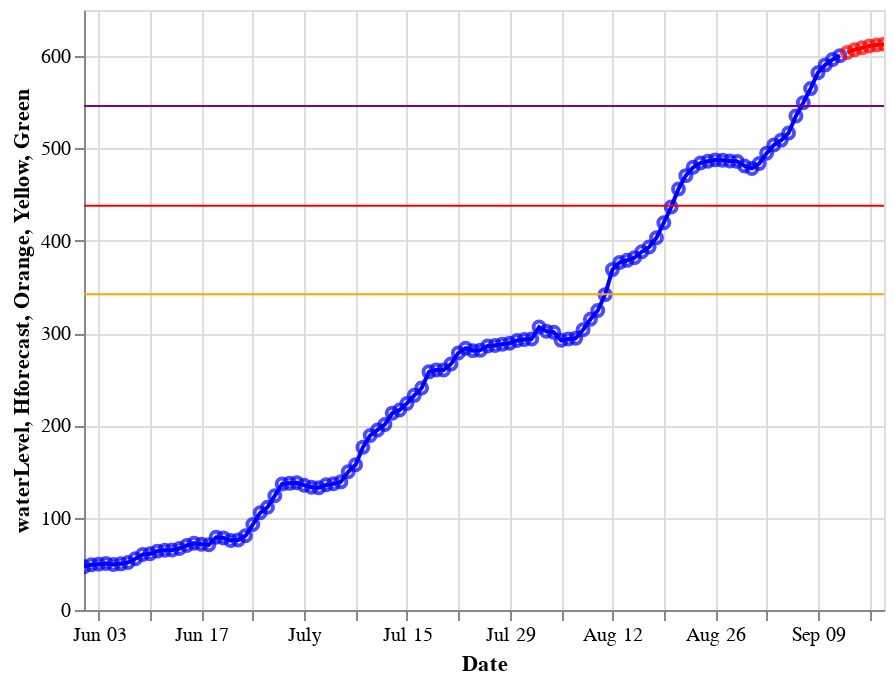

This figure's notebook cell:
### Code cell
line_his = alt.Chart(df_Q_h).mark_line(color='blue').encode(
    x='Date:T',
    y='waterLevel'
)

point_his = alt.Chart(df_Q_h).mark_point(color='blue').encode(
    x='Date:T',
    y='waterLevel',
    tooltip=['waterLevel']
)

line_fc = alt.Chart(df_Q_h).mark_line(color='red').encode(
    x='Date:T',
    y='Hforecast'
)

point_fc = alt.Chart(df_Q_h).mark_point(color='red').encode(
    x='Date:T',
    y='Hforecast',
    tooltip=['Hforecast']
).interactive(bind_y=False)

rule_red = alt.Chart(df_wl).mark_rule(color='purple').encode(
    y='Orange:Q'
)

rule_orange = alt.Chart(df_wl).mark_rule(color='red').encode(
    y='Yellow:Q'
)

rule_yellow = alt.Chart(df_wl).mark_rule(color='orange').encode(
    y='Green:Q'
)

# rule_green = alt.Chart(df_wl).mark_rule(color='green').encode(
#     y='Green:Q'
# )

line_his+line_fc+point_his+point_fc+rule_red+rule_orange+rule_yellow#+rule_green

### Figure 1 — Vega-Lite specification as saved in the notebook (floating-point values rounded to 4 significant figures)
{"$schema": "https://vega.github.io/schema/vega-lite/v2.6.0.json", "config": {"view": {"height": 300, "width": 400}}, "datasets": {"data-9e13f5183989c23001d09cd55e85ebea": [{"Green": 342, "Grey": null, "Orange": 546, "Red": 650, "Station": 1271500142, "Yellow": 438}], "data-db05146941a523110c3c3913e3663aa1": [{"Date": "2018-06-01T00:00:00", "Ein": 3.5, "Green": 342, "Hforecast": null, "His10": 141, "His90": 286, "HisMean": 212, "Orange": 546, "Pin": 5.99, "Qforecast": null, "Qref": 130.5, "Qsim": 36.99, "Red": 650, "Yellow": 438, "date": "2018-06-01", "waterLevel": 46.94}, {"Date": "2018-06-02T00:00:00", "Ein": 3.95, "Green": 342, "Hforecast": null, "His10": 148, "His90": 295, "HisMean": 218, "Orange": 546, "Pin": 2.42, "Qforecast": null, "Qref": 135.9, "Qsim": 36.33, "Red": 650, "Yellow": 438, "date": "2018-06-02", "waterLevel": 49.12}, {"Date": "2018-06-03T00:00:00", "Ein": 3.8, "Green": 342, "Hforecast": null, "His10": 145, "His90": 323, "HisMean": 228, "Orange": 546, "Pin": 3.45, "Qforecast": null, "Qref": 137.2, "Qsim": 35.67, "Red": 650, "Yellow": 438, "date": "2018-06-03", "waterLevel": 49.69}, {"Date": "2018-06-04T00:00:00", "Ein": 3.27, "Green": 342, "Hforecast": null, "His10": 138, "His90": 316, "HisMean": 236, "Orange": 546, "Pin": 8.04, "Qforecast": null, "Qref": 138.7, "Qsim": 35.01, "Red": 650, "Yellow": 438, "date": "2018-06-04", "waterLevel": 50.28}, {"Date": "2018-06-05T00:00:00", "Ein": 2.74, "Green": 342, "Hforecast": null, "His10": 148, "His90": 314, "HisMean": 239, "Orange": 546, "Pin": 8.26, "Qforecast": null, "Qref": 136.5, "Qsim": 34.35, "Red": 650, "Yellow": 438, "date": "2018-06-05", "waterLevel": 49.36}, {"Date": "2018-06-06T00:00:00", "Ein": 2.94, "Green": 342, "Hforecast": null, "His10": 148, "His90": 338, "HisMean": 242, "Orange": 546, "Pin": 5.02, "Qforecast": null, "Qref": 138.0, "Qsim": 33.7, "Red": 650, "Yellow": 438, "date": "2018-06-06", "waterLevel": 50.01}, {"Date": "2018-06-07T00:00:00", "Ein": 3.43, "Green": 342, "Hforecast": null, "His10": 149, "His90": 331, "HisMean": 244, "Orange": 546, "Pin": 3.93, "Qforecast": null, "Qref": 141.9, "Qsim": 33.07, "Red": 650, "Yellow": 438, "date": "2018-06-07", "waterLevel": 51.55}, {"Date": "2018-06-08T00:00:00", "Ein": 3.4, "Green": 342, "Hforecast": null, "His10": 157, "His90": 322, "HisMean": 246, "Orange": 546, "Pin": 5.48, "Qforecast": null, "Qref": 152.5, "Qsim": 32.45, "Red": 650, "Yellow": 438, "date": "2018-06-08", "waterLevel": 55.59}, {"Date": "2018-06-09T00:00:00", "Ein": 3.78, "Green": 342, "Hforecast": null, "His10": 153, "His90": 370, "HisMean": 250, "Orange": 546, "Pin": 4.76, "Qforecast": null, "Qref": 164.7, "Qsim": 31.84, "Red": 650, "Yellow": 438, "date": "2018-06-09", "waterLevel": 60.12}, {"Date": "2018-06-10T00:00:00", "Ein": 3.93, "Green": 342, "Hforecast": null, "His10": 143, "His90": 383, "HisMean": 256, "Orange": 546, "Pin": 10.7, "Qforecast": null, "Qref": 166.8, "Qsim": 31.26, "Red": 650, "Yellow": 438, "date": "2018-06-10", "waterLevel": 60.85}, {"Date": "2018-06-11T00:00:00", "Ein": 3.63, "Green": 342, "Hforecast": null, "His10": 134, "His90": 395, "HisMean": 261, "Orange": 546, "Pin": 0, "Qforecast": null, "Qref": 175.2, "Qsim": 30.7, "Red": 650, "Yellow": 438, "date": "2018-06-11", "waterLevel": 63.8}, {"Date": "2018-06-12T00:00:00", "Ein": 4.24, "Green": 342, "Hforecast": null, "His10": 133, "His90": 391, "HisMean": 268, "Orange": 546, "Pin": 1.14, "Qforecast": null, "Qref": 178.0, "Qsim": 30.2, "Red": 650, "Yellow": 438, "date": "2018-06-12", "waterLevel": 64.76}, {"Date": "2018-06-13T00:00:00", "Ein": 2.43, "Green": 342, "Hforecast": null, "His10": 135, "His90": 395, "HisMean": 272, "Orange": 546, "Pin": 3.01, "Qforecast": null, "Qref": 179.0, "Qsim": 29.8, "Red": 650, "Yellow": 438, "date": "2018-06-13", "waterLevel": 65.11}, {"Date": "2018-06-14T00:00:00", "Ein": 2.69, "Green": 342, "Hforecast": null, "His10": 160, "His90": 405, "HisMean": 281, "Orange": 546, "Pin": 6.34, "Qforecast": null, "Qref": 183.3, "Qsim": 29.58, "Red": 650, "Yellow": 438, "date": "2018-06-14", "waterLevel": 66.59}, {"Date": "2018-06-15T00:00:00", "Ein": 3.25, "Green": 342, "Hforecast": null, "His10": 159, "His90": 421, "HisMean": 278, "Orange": 546, "Pin": 5.36, "Qforecast": null, "Qref": 193.4, "Qsim": 29.53, "Red": 650, "Yellow": 438, "date": "2018-06-15", "waterLevel": 69.92}, {"Date": "2018-06-16T00:00:00", "Ein": 4.11, "Green": 342, "Hforecast": null, "His10": 123, "His90": 452, "HisMean": 276, "Orange": 546, "Pin": 1.68, "Qforecast": null, "Qref": 200.5, "Qsim": 29.64, "Red": 650, "Yellow": 438, "date": "2018-06-16", "waterLevel": 72.24}, {"Date": "2018-06-17T00:00:00", "Ein": 2.77, "Green": 342, "Hforecast": null, "His10": 140, "His90": 448, "HisMean": 281, "Orange": 546, "Pin": 7.69, "Qforecast": null, "Qref": 197.3, "Qsim": 29.85, "Red": 650, "Yellow": 438, "date": "2018-06-17", "waterLevel": 71.21}, {"Date": "2018-06-18T00:00:00", "Ein": 4.1, "Green": 342, "Hforecast": null, "His10": 119, "His90": 430, "HisMean": 286, "Orange": 546, "Pin": 1.54, "Qforecast": null, "Qref": 195.5, "Qsim": 30.17, "Red": 650, "Yellow": 438, "date": "2018-06-18", "waterLevel": 70.61}, {"Date": "2018-06-19T00:00:00", "Ein": 3.31, "Green": 342, "Hforecast": null, "His10": 126, "His90": 452, "HisMean": 296, "Orange": 546, "Pin": 3.72, "Qforecast": null, "Qref": 221.4, "Qsim": 30.6, "Red": 650, "Yellow": 438, "date": "2018-06-19", "waterLevel": 78.72}, {"Date": "2018-06-20T00:00:00", "Ein": 4.55, "Green": 342, "Hforecast": null, "His10": 144, "His90": 476, "HisMean": 306, "Orange": 546, "Pin": 0.04, "Qforecast": null, "Qref": 219.4, "Qsim": 31.1, "Red": 650, "Yellow": 438, "date": "2018-06-20", "waterLevel": 78.12}, {"Date": "2018-06-21T00:00:00", "Ein": 3.01, "Green": 342, "Hforecast": null, "His10": 169, "His90": 476, "HisMean": 323, "Orange": 546, "Pin": 0.16, "Qforecast": null, "Qref": 210.0, "Qsim": 31.76, "Red": 650, "Yellow": 438, "date": "2018-06-21", "waterLevel": 75.25}, {"Date": "2018-06-22T00:00:00", "Ein": 1.57, "Green": 342, "Hforecast": null, "His10": 173, "His90": 494, "HisMean": 327, "Orange": 546, "Pin": 11.72, "Qforecast": null, "Qref": 212.0, "Qsim": 32.99, "Red": 650, "Yellow": 438, "date": "2018-06-22", "waterLevel": 75.88}, {"Date": "2018-06-23T00:00:00", "Ein": 3.94, "Green": 342, "Hforecast": null, "His10": 178, "His90": 504, "HisMean": 331, "Orange": 546, "Pin": 0.17, "Qforecast": null, "Qref": 226.8, "Qsim": 35.35, "Red": 650, "Yellow": 438, "date": "2018-06-23", "waterLevel": 80.38}, {"Date": "2018-06-24T00:00:00", "Ein": 1.06, "Green": 342, "Hforecast": null, "His10": 189, "His90": 540, "HisMean": 334, "Orange": 546, "Pin": 11.84, "Qforecast": null, "Qref": 269.9, "Qsim": 39.08, "Red": 650, "Yellow": 438, "date": "2018-06-24", "waterLevel": 92.54}, {"Date": "2018-06-25T00:00:00", "Ein": 2.84, "Green": 342, "Hforecast": null, "His10": 157, "His90": 546, "HisMean": 331, "Orange": 546, "Pin": 4.82, "Qforecast": null, "Qref": 319.0, "Qsim": 43.51, "Red": 650, "Yellow": 438, "date": "2018-06-25", "waterLevel": 105.3}, {"Date": "2018-06-26T00:00:00", "Ein": 3.8, "Green": 342, "Hforecast": null, "His10": 151, "His90": 554, "HisMean": 346, "Orange": 546, "Pin": 2.47, "Qforecast": null, "Qref": 343.6, "Qsim": 47.54, "Red": 650, "Yellow": 438, "date": "2018-06-26", "waterLevel": 111.2}, {"Date": "2018-06-27T00:00:00", "Ein": 1.69, "Green": 342, "Hforecast": null, "His10": 172, "His90": 565, "HisMean": 356, "Orange": 546, "Pin": 14.37, "Qforecast": null, "Qref": 399.1, "Qsim": 50.53, "Red": 650, "Yellow": 438, "date": "2018-06-27", "waterLevel": 123.8}, {"Date": "2018-06-28T00:00:00", "Ein": 3.5, "Green": 342, "Hforecast": null, "His10": 195, "His90": 581, "HisMean": 366, "Orange": 546, "Pin": 0.92, "Qforecast": null, "Qref": 460.4, "Qsim": 52.66, "Red": 650, "Yellow": 438, "date": "2018-06-28", "waterLevel": 136.5}, {"Date": "2018-06-29T00:00:00", "Ein": 3.53, "Green": 342, "Hforecast": null, "His10": 187, "His90": 595, "HisMean": 377, "Orange": 546, "Pin": 7.26, "Qforecast": null, "Qref": 463.7, "Qsim": 55.05, "Red": 650, "Yellow": 438, "date": "2018-06-29", "waterLevel": 137.2}, {"Date": "2018-06-30T00:00:00", "Ein": 3.27, "Green": 342, "Hforecast": null, "His10": 213, "His90": 646, "HisMean": 389, "Orange": 546, "Pin": 6.13, "Qforecast": null, "Qref": 467.1, "Qsim": 59.53, "Red": 650, "Yellow": 438, "date": "2018-06-30", "waterLevel": 137.9}, {"Date": "2018-07-01T00:00:00", "Ein": 2.56, "Green": 342, "Hforecast": null, "His10": 231, "His90": 687, "HisMean": 406, "Orange": 546, "Pin": 10.41, "Qforecast": null, "Qref": 453.6, "Qsim": 67.62, "Red": 650, "Yellow": 438, "date": "2018-07-01", "waterLevel": 135.2}, {"Date": "2018-07-02T00:00:00", "Ein": 3.99, "Green": 342, "Hforecast": null, "His10": 254, "His90": 722, "HisMean": 427, "Orange": 546, "Pin": 6.8, "Qforecast": null, "Qref": 442.0, "Qsim": 79.38, "Red": 650, "Yellow": 438, "date": "2018-07-02", "waterLevel": 132.9}, {"Date": "2018-07-03T00:00:00", "Ein": 2.78, "Green": 342, "Hforecast": null, "His10": 258, "His90": 723, "HisMean": 448, "Orange": 546, "Pin": 7.3, "Qforecast": null, "Qref": 440.0, "Qsim": 96.11, "Red": 650, "Yellow": 438, "date": "2018-07-03", "waterLevel": 132.5}, {"Date": "2018-07-04T00:00:00", "Ein": 2.94, "Green": 342, "Hforecast": null, "His10": 257, "His90": 777, "HisMean": 461, "Orange": 546, "Pin": 8.78, "Qforecast": null, "Qref": 455.6, "Qsim": 124.9, "Red": 650, "Yellow": 438, "date": "2018-07-04", "waterLevel": 135.6}, {"Date": "2018-07-05T00:00:00", "Ein": 3.9, "Green": 342, "Hforecast": null, "His10": 260, "His90": 790, "HisMean": 472, "Orange": 546, "Pin": 4.58, "Qforecast": null, "Qref": 461.6, "Qsim": 174.7, "Red": 650, "Yellow": 438, "date": "2018-07-05", "waterLevel": 136.8}, {"Date": "2018-07-06T00:00:00", "Ein": 1.78, "Green": 342, "Hforecast": null, "His10": 242, "His90": 798, "HisMean": 485, "Orange": 546, "Pin": 18.42, "Qforecast": null, "Qref": 472.0, "Qsim": 243.0, "Red": 650, "Yellow": 438, "date": "2018-07-06", "waterLevel": 138.8}, {"Date": "2018-07-07T00:00:00", "Ein": 3.24, "Green": 342, "Hforecast": null, "His10": 239, "His90": 827, "HisMean": 508, "Orange": 546, "Pin": 4.48, "Qforecast": null, "Qref": 529.7, "Qsim": 329.1, "Red": 650, "Yellow": 438, "date": "2018-07-07", "waterLevel": 149.7}, {"Date": "2018-07-08T00:00:00", "Ein": 4.07, "Green": 342, "Hforecast": null, "His10": 242, "His90": 837, "HisMean": 532, "Orange": 546, "Pin": 1.49, "Qforecast": null, "Qref": 571.5, "Qsim": 435.8, "Red": 650, "Yellow": 438, "date": "2018-07-08", "waterLevel": 157.3}, {"Date": "2018-07-09T00:00:00", "Ein": 2.67, "Green": 342, "Hforecast": null, "His10": 253, "His90": 914, "HisMean": 548, "Orange": 546, "Pin": 6.06, "Qforecast": null, "Qref": 683.3, "Qsim": 563.4, "Red": 650, "Yellow": 438, "date": "2018-07-09", "waterLevel": 176.2}, {"Date": "2018-07-10T00:00:00", "Ein": 0, "Green": 342, "Hforecast": null, "His10": 270, "His90": 936, "HisMean": 569, "Orange": 546, "Pin": 6.02, "Qforecast": null, "Qref": 764.1, "Qsim": 713.5, "Red": 650, "Yellow": 438, "date": "2018-07-10", "waterLevel": 189.1}, {"Date": "2018-07-11T00:00:00", "Ein": 4.06, "Green": 342, "Hforecast": null, "His10": 277, "His90": 943, "HisMean": 591, "Orange": 546, "Pin": 8.63, "Qforecast": null, "Qref": 802.9, "Qsim": 870.4, "Red": 650, "Yellow": 438, "date": "2018-07-11", "waterLevel": 195.0}, {"Date": "2018-07-12T00:00:00", "Ein": 4.25, "Green": 342, "Hforecast": null, "His10": 277, "His90": 936, "HisMean": 608, "Orange": 546, "Pin": 10.94, "Qforecast": null, "Qref": 843.2, "Qsim": 1020.0, "Red": 650, "Yellow": 438, "date": "2018-07-12", "waterLevel": 201}, {"Date": "2018-07-13T00:00:00", "Ein": 3.44, "Green": 342, "Hforecast": null, "His10": 284, "His90": 951, "HisMean": 625, "Orange": 546, "Pin": 8.17, "Qforecast": null, "Qref": 928.4, "Qsim": 1147, "Red": 650, "Yellow": 438, "date": "2018-07-13", "waterLevel": 213.2}, {"Date": "2018-07-14T00:00:00", "Ein": 4.3, "Green": 342, "Hforecast": null, "His10": 320, "His90": 989, "HisMean": 645, "Orange": 546, "Pin": 0.95, "Qforecast": null, "Qref": 951.7, "Qsim": 1227.0, "Red": 650, "Yellow": 438, "date": "2018-07-14", "waterLevel": 216.6}, {"Date": "2018-07-15T00:00:00", "Ein": 3.3, "Green": 342, "Hforecast": null, "His10": 328, "His90": 1104, "HisMean": 660, "Orange": 546, "Pin": 3.52, "Qforecast": null, "Qref": 1004.0, "Qsim": 1273.0, "Red": 650, "Yellow": 438, "date": "2018-07-15", "waterLevel": 223.8}, {"Date": "2018-07-16T00:00:00", "Ein": 4.02, "Green": 342, "Hforecast": null, "His10": 309, "His90": 1121, "HisMean": 676, "Orange": 546, "Pin": 2.74, "Qforecast": null, "Qref": 1070.0, "Qsim": 1309.0, "Red": 650, "Yellow": 438, "date": "2018-07-16", "waterLevel": 232.5}, {"Date": "2018-07-17T00:00:00", "Ein": 3.08, "Green": 342, "Hforecast": null, "His10": 349, "His90": 1117, "HisMean": 706, "Orange": 546, "Pin": 16.18, "Qforecast": null, "Qref": 1129.0, "Qsim": 1357.0, "Red": 650, "Yellow": 438, "date": "2018-07-17", "waterLevel": 240.4}, {"Date": "2018-07-18T00:00:00", "Ein": 2.55, "Green": 342, "Hforecast": null, "His10": 407, "His90": 1081, "HisMean": 727, "Orange": 546, "Pin": 11.31, "Qforecast": null, "Qref": 1269.0, "Qsim": 1436.0, "Red": 650, "Yellow": 438, "date": "2018-07-18", "waterLevel": 258}, {"Date": "2018-07-19T00:00:00", "Ein": 3.25, "Green": 342, "Hforecast": null, "His10": 426, "His90": 1097, "HisMean": 739, "Orange": 546, "Pin": 2.81, "Qforecast": null, "Qref": 1285.0, "Qsim": 1533.0, "Red": 650, "Yellow": 438, "date": "2018-07-19", "waterLevel": 260}, {"Date": "2018-07-20T00:00:00", "Ein": 3.43, "Green": 342, "Hforecast": null, "His10": 412, "His90": 1107, "HisMean": 746, "Orange": 546, "Pin": 9.19, "Qforecast": null, "Qref": 1285.0, "Qsim": 1607.0, "Red": 650, "Yellow": 438, "date": "2018-07-20", "waterLevel": 260}, {"Date": "2018-07-21T00:00:00", "Ein": 2.98, "Green": 342, "Hforecast": null, "His10": 443, "His90": 1150, "HisMean": 766, "Orange": 546, "Pin": 11.05, "Qforecast": null, "Qref": 1340.0, "Qsim": 1644.0, "Red": 650, "Yellow": 438, "date": "2018-07-21", "waterLevel": 266.5}, {"Date": "2018-07-22T00:00:00", "Ein": 2.96, "Green": 342, "Hforecast": null, "His10": 464, "His90": 1173, "HisMean": 786, "Orange": 546, "Pin": 8.68, "Qforecast": null, "Qref": 1442.0, "Qsim": 1661.0, "Red": 650, "Yellow": 438, "date": "2018-07-22", "waterLevel": 278.5}, {"Date": "2018-07-23T00:00:00", "Ein": 4.11, "Green": 342, "Hforecast": null, "His10": 466, "His90": 1210, "HisMean": 814, "Orange": 546, "Pin": 2.16, "Qforecast": null, "Qref": 1486.0, "Qsim": 1681.0, "Red": 650, "Yellow": 438, "date": "2018-07-23", "waterLevel": 283.5}, {"Date": "2018-07-24T00:00:00", "Ein": 3.94, "Green": 342, "Hforecast": null, "His10": 470, "His90": 1229, "HisMean": 845, "Orange": 546, "Pin": 2.34, "Qforecast": null, "Qref": 1464.0, "Qsim": 1722.0, "Red": 650, "Yellow": 438, "date": "2018-07-24", "waterLevel": 281}, {"Date": "2018-07-25T00:00:00", "Ein": 1.58, "Green": 342, "Hforecast": null, "His10": 461, "His90": 1261, "HisMean": 873, "Orange": 546, "Pin": 15.98, "Qforecast": null, "Qref": 1468.0, "Qsim": 1790.0, "Red": 650, "Yellow": 438, "date": "2018-07-25", "waterLevel": 281.5}, {"Date": "2018-07-26T00:00:00", "Ein": 3.28, "Green": 342, "Hforecast": null, "His10": 523, "His90": 1299, "HisMean": 895, "Orange": 546, "Pin": 3.17, "Qforecast": null, "Qref": 1508.0, "Qsim": 1885.0, "Red": 650, "Yellow": 438, "date": "2018-07-26", "waterLevel": 286}, {"Date": "2018-07-27T00:00:00", "Ein": 2.28, "Green": 342, "Hforecast": null, "His10": 561, "His90": 1300, "HisMean": 928, "Orange": 546, "Pin": 6.26, "Qforecast": null, "Qref": 1513.0, "Qsim": 2002.0, "Red": 650, "Yellow": 438, "date": "2018-07-27", "waterLevel": 286.5}, {"Date": "2018-07-28T00:00:00", "Ein": 0, "Green": 342, "Hforecast": null, "His10": 593, "His90": 1319, "HisMean": 949, "Orange": 546, "Pin": 0, "Qforecast": null, "Qref": 1526.0, "Qsim": 2126.0, "Red": 650, "Yellow": 438, "date": "2018-07-28", "waterLevel": 288}, {"Date": "2018-07-29T00:00:00", "Ein": 2.7, "Green": 342, "Hforecast": null, "His10": 673, "His90": 1303, "HisMean": 970, "Orange": 546, "Pin": 2.85, "Qforecast": null, "Qref": 1535.0, "Qsim": 2241.0, "Red": 650, "Yellow": 438, "date": "2018-07-29", "waterLevel": 289}, {"Date": "2018-07-30T00:00:00", "Ein": 0, "Green": 342, "Hforecast": null, "His10": 689, "His90": 1306, "HisMean": 1002, "Orange": 546, "Pin": 4.89, "Qforecast": null, "Qref": 1562.0, "Qsim": 2332.0, "Red": 650, "Yellow": 438, "date": "2018-07-30", "waterLevel": 292}, {"Date": "2018-07-31T00:00:00", "Ein": 2.87, "Green": 342, "Hforecast": null, "His10": 663, "His90": 1344, "HisMean": 1033, "Orange": 546, "Pin": 4.88, "Qforecast": null, "Qref": 1571.0, "Qsim": 2393.0, "Red": 650, "Yellow": 438, "date": "2018-07-31", "waterLevel": 293}, {"Date": "2018-08-01T00:00:00", "Ein": 2.24, "Green": 342, "Hforecast": null, "His10": 720, "His90": 1420, "HisMean": 1072, "Orange": 546, "Pin": 8.71, "Qforecast": null, "Qref": 1577.0, "Qsim": 2420.0, "Red": 650, "Yellow": 438, "date": "2018-08-01", "waterLevel": 293.7}, {"Date": "2018-08-02T00:00:00", "Ein": 0, "Green": 342, "Hforecast": null, "His10": 716, "His90": 1513, "HisMean": 1118, "Orange": 546, "Pin": 4.99, "Qforecast": null, "Qref": 1694.0, "Qsim": 2444.0, "Red": 650, "Yellow": 438, "date": "2018-08-02", "waterLevel": 306.5}, {"Date": "2018-08-03T00:00:00", "Ein": 0, "Green": 342, "Hforecast": null, "His10": 738, "His90": 1539, "HisMean": 1179, "Orange": 546, "Pin": 0, "Qforecast": null, "Qref": 1652.0, "Qsim": 2471.0, "Red": 650, "Yellow": 438, "date": "2018-08-03", "waterLevel": 302}, {"Date": "2018-08-04T00:00:00", "Ein": 2.08, "Green": 342, "Hforecast": null, "His10": 803, "His90": 1630, "HisMean": 1230, "Orange": 546, "Pin": 12.68, "Qforecast": null, "Qref": 1643.0, "Qsim": 2499.0, "Red": 650, "Yellow": 438, "date": "2018-08-04", "waterLevel": 301}, {"Date": "2018-08-05T00:00:00", "Ein": 3.02, "Green": 342, "Hforecast": null, "His10": 904, "His90": 1680, "HisMean": 1276, "Orange": 546, "Pin": 1.95, "Qforecast": null, "Qref": 1564.0, "Qsim": 2531.0, "Red": 650, "Yellow": 438, "date": "2018-08-05", "waterLevel": 292.2}, {"Date": "2018-08-06T00:00:00", "Ein": 2.69, "Green": 342, "Hforecast": null, "His10": 943, "His90": 1645, "HisMean": 1312, "Orange": 546, "Pin": 0.93, "Qforecast": null, "Qref": 1576.0, "Qsim": 2575.0, "Red": 650, "Yellow": 438, "date": "2018-08-06", "waterLevel": 293.6}, {"Date": "2018-08-07T00:00:00", "Ein": 2.56, "Green": 342, "Hforecast": null, "His10": 966, "His90": 1710, "HisMean": 1343, "Orange": 546, "Pin": 15.17, "Qforecast": null, "Qref": 1584.0, "Qsim": 2640.0, "Red": 650, "Yellow": 438, "date": "2018-08-07", "waterLevel": 294.5}, {"Date": "2018-08-08T00:00:00", "Ein": 1.96, "Green": 342, "Hforecast": null, "His10": 1089, "His90": 1830, "HisMean": 1420, "Orange": 546, "Pin": 6.77, "Qforecast": null, "Qref": 1667.0, "Qsim": 2769.0, "Red": 650, "Yellow": 438, "date": "2018-08-08", "waterLevel": 303.5}, {"Date": "2018-08-09T00:00:00", "Ein": 2.88, "Green": 342, "Hforecast": null, "His10": 1148, "His90": 2056, "HisMean": 1492, "Orange": 546, "Pin": 2.17, "Qforecast": null, "Qref": 1774.0, "Qsim": 2897.0, "Red": 650, "Yellow": 438, "date": "2018-08-09", "waterLevel": 315.0}, {"Date": "2018-08-10T00:00:00", "Ein": 2.23, "Green": 342, "Hforecast": null, "His10": 1114, "His90": 2186, "HisMean": 1553, "Orange": 546, "Pin": 4.67, "Qforecast": null, "Qref": 1865.0, "Qsim": 2990.0, "Red": 650, "Yellow": 438, "date": "2018-08-10", "waterLevel": 324.4}, {"Date": "2018-08-11T00:00:00", "Ein": 2.32, "Green": 342, "Hforecast": null, "His10": 1182, "His90": 2199, "HisMean": 1607, "Orange": 546, "Pin": 5.51, "Qforecast": null, "Qref": 2036.0, "Qsim": 3051.0, "Red": 650, "Yellow": 438, "date": "2018-08-11", "waterLevel": 341.6}, {"Date": "2018-08-12T00:00:00", "Ein": 1.34, "Green": 342, "Hforecast": null, "His10": 1182, "His90": 2190, "HisMean": 1649, "Orange": 546, "Pin": 12.65, "Qforecast": null, "Qref": 2317.0, "Qsim": 3086.0, "Red": 650, "Yellow": 438, "date": "2018-08-12", "waterLevel": 368.8}, {"Date": "2018-08-13T00:00:00", "Ein": 3.28, "Green": 342, "Hforecast": null, "His10": 1165, "His90": 2208, "HisMean": 1697, "Orange": 546, "Pin": 1.76, "Qforecast": null, "Qref": 2401.0, "Qsim": 3101.0, "Red": 650, "Yellow": 438, "date": "2018-08-13", "waterLevel": 376.6}, {"Date": "2018-08-14T00:00:00", "Ein": 2.67, "Green": 342, "Hforecast": null, "His10": 1177, "His90": 2245, "HisMean": 1752, "Orange": 546, "Pin": 12.23, "Qforecast": null, "Qref": 2425.0, "Qsim": 3102.0, "Red": 650, "Yellow": 438, "date": "2018-08-14", "waterLevel": 378.8}, {"Date": "2018-08-15T00:00:00", "Ein": 2.59, "Green": 342, "Hforecast": null, "His10": 1233, "His90": 2405, "HisMean": 1821, "Orange": 546, "Pin": 9.48, "Qforecast": null, "Qref": 2456.0, "Qsim": 3104.0, "Red": 650, "Yellow": 438, "date": "2018-08-15", "waterLevel": 381.6}, {"Date": "2018-08-16T00:00:00", "Ein": 3.26, "Green": 342, "Hforecast": null, "His10": 1267, "His90": 2440, "HisMean": 1898, "Orange": 546, "Pin": 1.56, "Qforecast": null, "Qref": 2527.0, "Qsim": 3136.0, "Red": 650, "Yellow": 438, "date": "2018-08-16", "waterLevel": 388.0}, {"Date": "2018-08-17T00:00:00", "Ein": 3.5, "Green": 342, "Hforecast": null, "His10": 1318, "His90": 2604, "HisMean": 1984, "Orange": 546, "Pin": 15.48, "Qforecast": null, "Qref": 2584.0, "Qsim": 3209.0, "Red": 650, "Yellow": 438, "date": "2018-08-17", "waterLevel": 393.2}, {"Date": "2018-08-18T00:00:00", "Ein": 1.77, "Green": 342, "Hforecast": null, "His10": 1352, "His90": 2712, "HisMean": 2051, "Orange": 546, "Pin": 21.83, "Qforecast": null, "Qref": 2699.0, "Qsim": 3345.0, "Red": 650, "Yellow": 438, "date": "2018-08-18", "waterLevel": 403.3}, {"Date": "2018-08-19T00:00:00", "Ein": 2.64, "Green": 342, "Hforecast": null, "His10": 1591, "His90": 2868, "HisMean": 2131, "Orange": 546, "Pin": 12.24, "Qforecast": null, "Qref": 2887.0, "Qsim": 3554.0, "Red": 650, "Yellow": 438, "date": "2018-08-19", "waterLevel": 419.6}, {"Date": "2018-08-20T00:00:00", "Ein": 2.72, "Green": 342, "Hforecast": null, "His10": 1591, "His90": 3072, "HisMean": 2206, "Orange": 546, "Pin": 2.93, "Qforecast": null, "Qref": 3088.0, "Qsim": 3845.0, "Red": 650, "Yellow": 438, "date": "2018-08-20", "waterLevel": 436.5}, {"Date": "2018-08-21T00:00:00", "Ein": 3.69, "Green": 342, "Hforecast": null, "His10": 1610, "His90": 3154, "HisMean": 2270, "Orange": 546, "Pin": 5.27, "Qforecast": null, "Qref": 3328.0, "Qsim": 4193.0, "Red": 650, "Yellow": 438, "date": "2018-08-21", "waterLevel": 456.2}, {"Date": "2018-08-22T00:00:00", "Ein": 2.28, "Green": 342, "Hforecast": null, "His10": 1620, "His90": 3191, "HisMean": 2330, "Orange": 546, "Pin": 10.24, "Qforecast": null, "Qref": 3509.0, "Qsim": 4536.0, "Red": 650, "Yellow": 438, "date": "2018-08-22", "waterLevel": 470.6}, {"Date": "2018-08-23T00:00:00", "Ein": 3.54, "Green": 342, "Hforecast": null, "His10": 1670, "His90": 3258, "HisMean": 2373, "Orange": 546, "Pin": 8.7, "Qforecast": null, "Qref": 3624.0, "Qsim": 4816.0, "Red": 650, "Yellow": 438, "date": "2018-08-23", "waterLevel": 479.6}, {"Date": "2018-08-24T00:00:00", "Ein": 3.25, "Green": 342, "Hforecast": null, "His10": 1700, "His90": 3351, "HisMean": 2433, "Orange": 546, "Pin": 6.66, "Qforecast": null, "Qref": 3683.0, "Qsim": 5009.0, "Red": 650, "Yellow": 438, "date": "2018-08-24", "waterLevel": 484.2}, {"Date": "2018-08-25T00:00:00", "Ein": 1.83, "Green": 342, "Hforecast": null, "His10": 1670, "His90": 3375, "HisMean": 2491, "Orange": 546, "Pin": 8.92, "Qforecast": null, "Qref": 3708.0, "Qsim": 5109.0, "Red": 650, "Yellow": 438, "date": "2018-08-25", "waterLevel": 486.1}, {"Date": "2018-08-26T00:00:00", "Ein": 3.41, "Green": 342, "Hforecast": null, "His10": 1790, "His90": 3388, "HisMean": 2551, "Orange": 546, "Pin": 3.82, "Qforecast": null, "Qref": 3728.0, "Qsim": 5135.0, "Red": 650, "Yellow": 438, "date": "2018-08-26", "waterLevel": 487.6}, {"Date": "2018-08-27T00:00:00", "Ein": 3.19, "Green": 342, "Hforecast": null, "His10": 1831, "His90": 3516, "HisMean": 2638, "Orange": 546, "Pin": 4.99, "Qforecast": null, "Qref": 3725.0, "Qsim": 5112.0, "Red": 650, "Yellow": 438, "date": "2018-08-27", "waterLevel": 487.3}, {"Date": "2018-08-28T00:00:00", "Ein": 2.24, "Green": 342, "Hforecast": null, "His10": 1870, "His90": 3483, "HisMean": 2685, "Orange": 546, "Pin": 12.61, "Qforecast": null, "Qref": 3712.0, "Qsim": 5068, "Red": 650, "Yellow": 438, "date": "2018-08-28", "waterLevel": 486.4}, {"Date": "2018-08-29T00:00:00", "Ein": 2.24, "Green": 342, "Hforecast": null, "His10": 1940, "His90": 3602, "HisMean": 2759, "Orange": 546, "Pin": 14.55, "Qforecast": null, "Qref": 3707.0, "Qsim": 5044.0, "Red": 650, "Yellow": 438, "date": "2018-08-29", "waterLevel": 486.0}, {"Date": "2018-08-30T00:00:00", "Ein": 3.3, "Green": 342, "Hforecast": null, "His10": 1940, "His90": 3697, "HisMean": 2806, "Orange": 546, "Pin": 5.29, "Qforecast": null, "Qref": 3642.0, "Qsim": 5027.0, "Red": 650, "Yellow": 438, "date": "2018-08-30", "waterLevel": 481.0}, {"Date": "2018-08-31T00:00:00", "Ein": 3.04, "Green": 342, "Hforecast": null, "His10": 1920, "His90": 3860, "HisMean": 2864, "Orange": 546, "Pin": 4.75, "Qforecast": null, "Qref": 3609.0, "Qsim": 5019.0, "Red": 650, "Yellow": 438, "date": "2018-08-31", "waterLevel": 478.4}, {"Date": "2018-09-01T00:00:00", "Ein": 2.22, "Green": 342, "Hforecast": null, "His10": 1990, "His90": 4008, "HisMean": 2923, "Orange": 546, "Pin": 10.4, "Qforecast": null, "Qref": 3678.0, "Qsim": 5054.0, "Red": 650, "Yellow": 438, "date": "2018-09-01", "waterLevel": 483.8}, {"Date": "2018-09-02T00:00:00", "Ein": 3.27, "Green": 342, "Hforecast": null, "His10": 2021, "His90": 4156, "HisMean": 2974, "Orange": 546, "Pin": 5, "Qforecast": null, "Qref": 3821.0, "Qsim": 5111.0, "Red": 650, "Yellow": 438, "date": "2018-09-02", "waterLevel": 494.7}, {"Date": "2018-09-03T00:00:00", "Ein": 2.92, "Green": 342, "Hforecast": null, "His10": 2076, "His90": 4358, "HisMean": 3030, "Orange": 546, "Pin": 8.11, "Qforecast": null, "Qref": 3940.0, "Qsim": 5165.0, "Red": 650, "Yellow": 438, "date": "2018-09-03", "waterLevel": 503.7}, {"Date": "2018-09-04T00:00:00", "Ein": 2.59, "Green": 342, "Hforecast": null, "His10": 2131, "His90": 4413, "HisMean": 3094, "Orange": 546, "Pin": 11.21, "Qforecast": null, "Qref": 4011.0, "Qsim": 5207.0, "Red": 650, "Yellow": 438, "date": "2018-09-04", "waterLevel": 509.1}, {"Date": "2018-09-05T00:00:00", "Ein": 1.47, "Green": 342, "Hforecast": null, "His10": 2186, "His90": 4375, "HisMean": 3144, "Orange": 546, "Pin": 16.83, "Qforecast": null, "Qref": 4116.0, "Qsim": 5262.0, "Red": 650, "Yellow": 438, "date": "2018-09-05", "waterLevel": 516.8}, {"Date": "2018-09-06T00:00:00", "Ein": 3.22, "Green": 342, "Hforecast": null, "His10": 2197, "His90": 4404, "HisMean": 3160, "Orange": 546, "Pin": 5.21, "Qforecast": null, "Qref": 4375.0, "Qsim": 5374.0, "Red": 650, "Yellow": 438, "date": "2018-09-06", "waterLevel": 535.2}, {"Date": "2018-09-07T00:00:00", "Ein": 3.77, "Green": 342, "Hforecast": null, "His10": 2230, "His90": 4425, "HisMean": 3205, "Orange": 546, "Pin": 6.46, "Qforecast": null, "Qref": 4588.0, "Qsim": 5541.0, "Red": 650, "Yellow": 438, "date": "2018-09-07", "waterLevel": 549.6}, {"Date": "2018-09-08T00:00:00", "Ein": 0, "Green": 342, "Hforecast": null, "His10": 2300, "His90": 4513, "HisMean": 3263, "Orange": 546, "Pin": 11.07, "Qforecast": null, "Qref": 4821.0, "Qsim": 5721.0, "Red": 650, "Yellow": 438, "date": "2018-09-08", "waterLevel": 564.9}, {"Date": "2018-09-09T00:00:00", "Ein": 0, "Green": 342, "Hforecast": null, "His10": 2270, "His90": 4659, "HisMean": 3353, "Orange": 546, "Pin": 3.54, "Qforecast": null, "Qref": 5088.0, "Qsim": 5900.0, "Red": 650, "Yellow": 438, "date": "2018-09-09", "waterLevel": 582.1}, {"Date": "2018-09-10T00:00:00", "Ein": 2.59, "Green": 342, "Hforecast": null, "His10": 2255, "His90": 4798, "HisMean": 3415, "Orange": 546, "Pin": 0, "Qforecast": null, "Qref": 5221.0, "Qsim": 6047.0, "Red": 650, "Yellow": 438, "date": "2018-09-10", "waterLevel": 590.6}, {"Date": "2018-09-11T00:00:00", "Ein": 2.59, "Green": 342, "Hforecast": null, "His10": 2242, "His90": 4817, "HisMean": 3441, "Orange": 546, "Pin": 10.4, "Qforecast": null, "Qref": 5314.0, "Qsim": 6125.0, "Red": 650, "Yellow": 438, "date": "2018-09-11", "waterLevel": 596.4}, {"Date": "2018-09-12T00:00:00", "Ein": 2.08, "Green": 342, "Hforecast": null, "His10": 2208, "His90": 4868, "HisMean": 3511, "Orange": 546, "Pin": 7.44, "Qforecast": null, "Qref": 5380.0, "Qsim": 6118.0, "Red": 650, "Yellow": 438, "date": "2018-09-12", "waterLevel": 600.6}, {"Date": "2018-09-13T00:00:00", "Ein": null, "Green": 342, "Hforecast": 604, "His10": 2185, "His90": 4988, "HisMean": 3564, "Orange": 546, "Pin": null, "Qforecast": 5432.0, "Qref": null, "Qsim": null, "Red": 650, "Yellow": 438, "date": null, "waterLevel": null}, {"Date": "2018-09-14T00:00:00", "Ein": null, "Green": 342, "Hforecast": 607, "His10": 2153, "His90": 5043, "HisMean": 3605, "Orange": 546, "Pin": null, "Qforecast": 5482.0, "Qref": null, "Qsim": null, "Red": 650, "Yellow": 438, "date": null, "waterLevel": null}, {"Date": "2018-09-15T00:00:00", "Ein": null, "Green": 342, "Hforecast": 609, "His10": 2109, "His90": 5092, "HisMean": 3625, "Orange": 546, "Pin": null, "Qforecast": 5522.0, "Qref": null, "Qsim": null, "Red": 650, "Yellow": 438, "date": null, "waterLevel": null}, {"Date": "2018-09-16T00:00:00", "Ein": null, "Green": 342, "Hforecast": 611, "His10": 2131, "His90": 5141, "HisMean": 3633, "Orange": 546, "Pin": null, "Qforecast": 5552.0, "Qref": null, "Qsim": null, "Red": 650, "Yellow": 438, "date": null, "waterLevel": null}, {"Date": "2018-09-17T00:00:00", "Ein": null, "Green": 342, "Hforecast": 612, "His10": 2159, "His90": 5240, "HisMean": 3647, "Orange": 546, "Pin": null, "Qforecast": 5574.0, "Qref": null, "Qsim": null, "Red": 650, "Yellow": 438, "date": null, "waterLevel": null}, {"Date": "2018-09-18T00:00:00", "Ein": null, "Green": 342, "Hforecast": 613, "His10": 2120, "His90": 5215, "HisMean": 3671, "Orange": 546, "Pin": null, "Qforecast": 5584.0, "Qref": null, "Qsim": null, "Red": 650, "Yellow": 438, "date": null, "waterLevel": null}]}, "layer": [{"data": {"name": "data-db05146941a523110c3c3913e3663aa1"}, "encoding": {"x": {"field": "Date", "type": "temporal"}, "y": {"field": "waterLevel", "type": "quantitative"}}, "mark": {"color": "blue", "type": "line"}}, {"data": {"name": "data-db05146941a523110c3c3913e3663aa1"}, "encoding": {"x": {"field": "Date", "type": "temporal"}, "y": {"field": "Hforecast", "type": "quantitative"}}, "mark": {"color": "red", "type": "line"}}, {"data": {"name": "data-db05146941a523110c3c3913e3663aa1"}, "encoding": {"tooltip": [{"field": "waterLevel", "type": "quantitative"}], "x": {"field": "Date", "type": "temporal"}, "y": {"field": "waterLevel", "type": "quantitative"}}, "mark": {"color": "blue", "type": "point"}}, {"data": {"name": "data-db05146941a523110c3c3913e3663aa1"}, "encoding": {"tooltip": [{"field": "Hforecast", "type": "quantitative"}], "x": {"field": "Date", "type": "temporal"}, "y": {"field": "Hforecast", "type": "quantitative"}}, "mark": {"color": "red", "type": "point"}, "selection": {"selector009": {"bind": "scales", "encodings": ["x"], "mark": {"fill": "#333", "fillOpacity": 0.125, "stroke": "white"}, "on": "[mousedown, window:mouseup] > window:mousemove!", "resolve": "global", "translate": "[mousedown, window:mouseup] > window:mousemove!", "type": "interval", "zoom": "wheel!"}}}, {"data": {"name": "data-9e13f5183989c23001d09cd55e85ebea"}, "encoding": {"y": {"field": "Orange", "type": "quantitative"}}, "mark": {"color": "purple", "type": "rule"}}, {"data": {"name": "data-9e13f5183989c23001d09cd55e85ebea"}, "encoding": {"y": {"field": "Yellow", "type": "quantitative"}}, "mark": {"color": "red", "type": "rule"}}, {"data": {"name": "data-9e13f5183989c23001d09cd55e85ebea"}, "encoding": {"y": {"field": "Green", "type": "quantitative"}}, "mark": {"color": "orange", "type": "rule"}}]}
